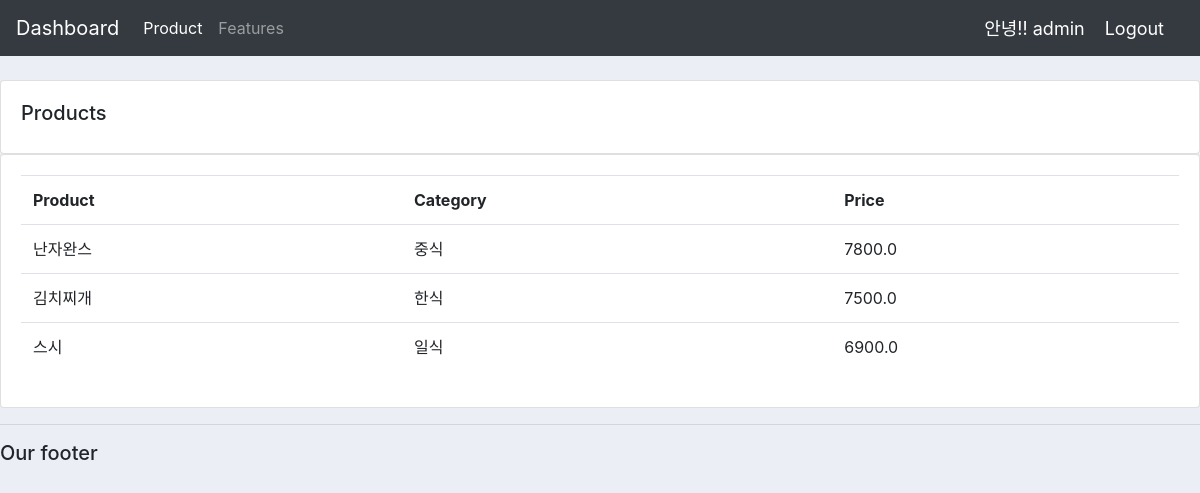
Screenshot of /products/ (signed in) with the database file from the repository.
### accounts/models.py (models this page shows, shortened)
class Product(models.Model):
    CATEGORY = (
        ('한식','한식'),
        ('중식','중식'),
        ('일식','일식'),
        )
    menu = models.CharField(max_length=200, null=True)
    price = models.FloatField(null=True)
    category = models.CharField(max_length=200, null=True, choices=CATEGORY)
    descrption = models.CharField(max_length=200, null=True, blank=True)
    date_created = models.DateTimeField(auto_now_add=True, null=True)

### accounts/views.py (the view)
# urls.py: path('products/', views.products,name="products"),
@login_required(login_url='login')
def products(request):
	products = Product.objects.all()
	return render(request, 'accounts/products.html', {'products':products})

### accounts/templates/accounts/products.html
{% extends 'accounts/main.html' %}
{% block content %}
<br>
		<div class="row">
			<div class="col-md">
				<div class="card card-body">
					<h5>Products</h5>
				</div>
				<div class="card card-body">
					<table class="table">
						<tr>
							<th>Product</th>
							<th>Category</th>
							<th>Price</th>
						</tr>
                        {% for i in products %}
                        <tr>
                            <td>{{i.menu}}</td>
                            <td>{{i.category}}</td>
                            <td>{{i.price}}</td>
                        </tr>
                        {% endfor %}
					</table>
				</div>
			</div>
		</div>
{% endblock %}

### accounts/templates/accounts/navbar.html (shortened to what this page needs)
<nav class="navbar navbar-expand-lg navbar-dark bg-dark">
  <a class="navbar-brand" href="#">Dashboard</a>
  <div class="collapse navbar-collapse" id="navbarNav">
    <ul class="navbar-nav">
      <li class="nav-item active">
        <a class="nav-link" href="{% url 'products'%} ">Product<span class="sr-only">(current)</span></a>
      </li>
      <li class="nav-item">
        <a class="nav-link" href="#">Features</a>
      </li>
    </ul>
  </div>
  <span class="hello-msg">안녕!! {{request.user}}</span>
  <span ><a  class="hello-msg" href="{% url 'logout' %}">Logout</a></span>
</nav>

### accounts/templates/accounts/main.html (style rules this page uses)
body { background-color: #ebeff5; }

### accounts/templates/accounts/navbar.html (style rules this page uses)
.hello-msg { font-size: 18px; color : #fff; margin-right: 20px; }

### rows the page displays
Product: menu "난자완스", category "중식", price "7800.0"
Product: menu "김치찌개", category "한식", price "7500.0"
Product: menu "스시", category "일식", price "6900.0"

### other values shown
{{ request.user }} "admin"
